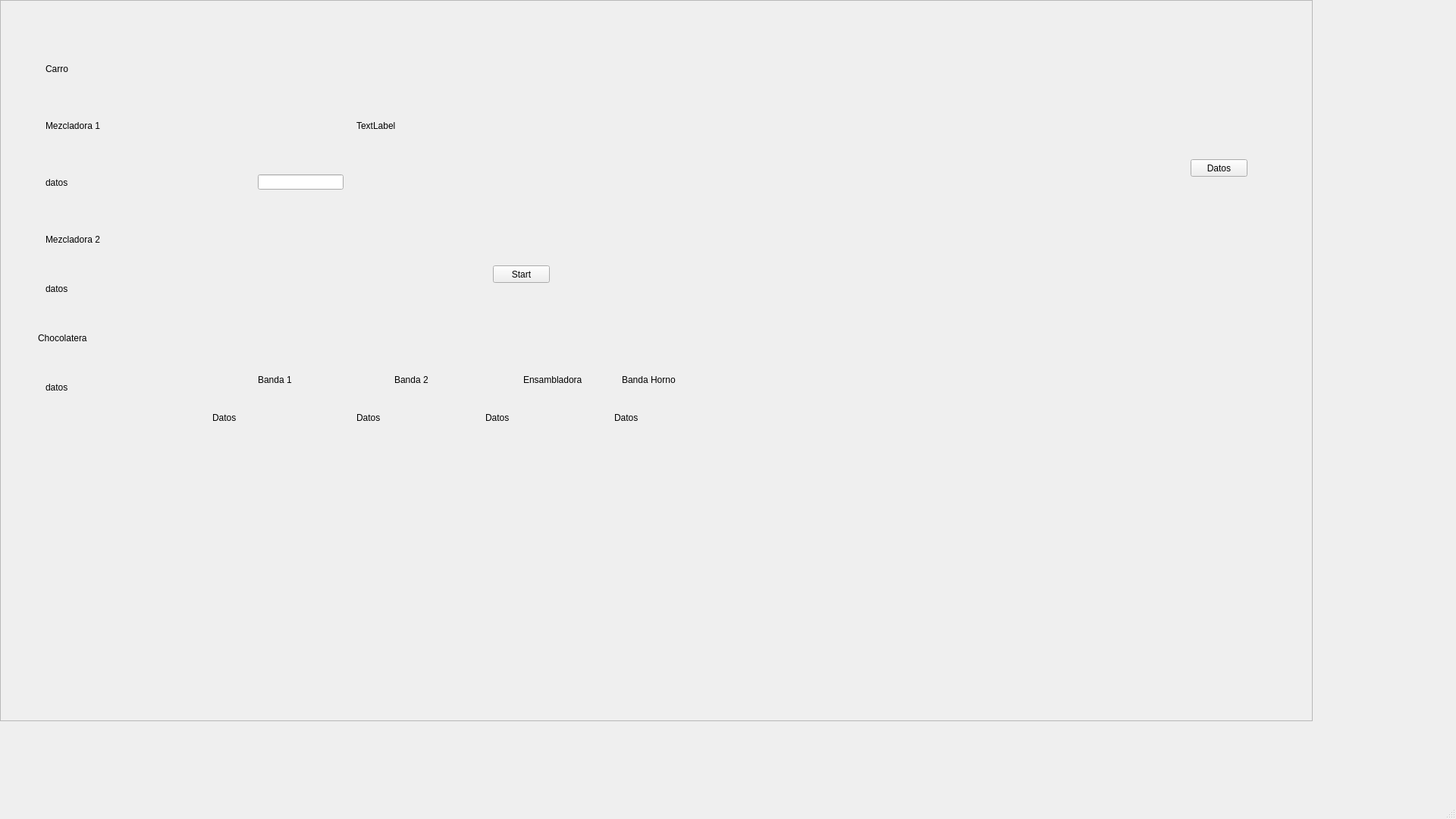
<?xml version="1.0" encoding="UTF-8"?>
<ui version="4.0">
 <class>MainWindow</class>
 <widget class="QMainWindow" name="MainWindow">
  <property name="geometry">
   <rect>
    <x>0</x>
    <y>0</y>
    <width>1920</width>
    <height>1080</height>
   </rect>
  </property>
  <property name="windowTitle">
   <string>MainWindow</string>
  </property>
  <widget class="QWidget" name="centralwidget">
   <widget class="QStackedWidget" name="contentPanel">
    <property name="geometry">
     <rect>
      <x>0</x>
      <y>0</y>
      <width>1920</width>
      <height>1080</height>
     </rect>
    </property>
    <property name="styleSheet">
     <string notr="true">this-&gt;setStyleSheet(&quot;background-color: rgb(255, 255, 255);&quot;);</string>
    </property>
    <property name="currentIndex">
     <number>0</number>
    </property>
    <widget class="QWidget" name="factoryPage">
     <widget class="QFrame" name="factoryPanel">
      <property name="geometry">
       <rect>
        <x>0</x>
        <y>0</y>
        <width>1731</width>
        <height>951</height>
       </rect>
      </property>
      <property name="frameShape">
       <enum>QFrame::StyledPanel</enum>
      </property>
      <property name="frameShadow">
       <enum>QFrame::Raised</enum>
      </property>
      <widget class="QLabel" name="lbMachine1">
       <property name="geometry">
        <rect>
         <x>60</x>
         <y>120</y>
         <width>301</width>
         <height>91</height>
        </rect>
       </property>
       <property name="text">
        <string>Mezcladora 1</string>
       </property>
      </widget>
      <widget class="QLabel" name="lbCarro">
       <property name="geometry">
        <rect>
         <x>60</x>
         <y>40</y>
         <width>371</width>
         <height>101</height>
        </rect>
       </property>
       <property name="text">
        <string>Carro</string>
       </property>
      </widget>
      <widget class="QLabel" name="lbMachine3">
       <property name="geometry">
        <rect>
         <x>50</x>
         <y>410</y>
         <width>421</width>
         <height>71</height>
        </rect>
       </property>
       <property name="text">
        <string>Chocolatera</string>
       </property>
      </widget>
      <widget class="QLabel" name="lbMachine2">
       <property name="geometry">
        <rect>
         <x>60</x>
         <y>280</y>
         <width>341</width>
         <height>71</height>
        </rect>
       </property>
       <property name="text">
        <string>Mezcladora 2</string>
       </property>
      </widget>
      <widget class="QPushButton" name="btnIniciar">
       <property name="geometry">
        <rect>
         <x>650</x>
         <y>350</y>
         <width>75</width>
         <height>23</height>
        </rect>
       </property>
       <property name="text">
        <string>Start</string>
       </property>
      </widget>
      <widget class="QLineEdit" name="lineEdit">
       <property name="geometry">
        <rect>
         <x>340</x>
         <y>230</y>
         <width>113</width>
         <height>20</height>
        </rect>
       </property>
      </widget>
      <widget class="QLabel" name="lbCola">
       <property name="geometry">
        <rect>
         <x>470</x>
         <y>40</y>
         <width>311</width>
         <height>251</height>
        </rect>
       </property>
       <property name="text">
        <string>TextLabel</string>
       </property>
      </widget>
      <widget class="QLabel" name="lbDatosMachine2">
       <property name="geometry">
        <rect>
         <x>60</x>
         <y>340</y>
         <width>311</width>
         <height>81</height>
        </rect>
       </property>
       <property name="text">
        <string>datos</string>
       </property>
      </widget>
      <widget class="QLabel" name="lbDatosMachine1">
       <property name="geometry">
        <rect>
         <x>60</x>
         <y>200</y>
         <width>311</width>
         <height>81</height>
        </rect>
       </property>
       <property name="text">
        <string>datos</string>
       </property>
      </widget>
      <widget class="QLabel" name="lbDatosMachine3">
       <property name="geometry">
        <rect>
         <x>60</x>
         <y>470</y>
         <width>311</width>
         <height>81</height>
        </rect>
       </property>
       <property name="text">
        <string>datos</string>
       </property>
      </widget>
      <widget class="QPushButton" name="btnGotoDatos">
       <property name="geometry">
        <rect>
         <x>1570</x>
         <y>210</y>
         <width>75</width>
         <height>23</height>
        </rect>
       </property>
       <property name="text">
        <string>Datos</string>
       </property>
      </widget>
      <widget class="QLabel" name="lbNameBanda1">
       <property name="geometry">
        <rect>
         <x>340</x>
         <y>480</y>
         <width>91</width>
         <height>41</height>
        </rect>
       </property>
       <property name="text">
        <string>Banda 1</string>
       </property>
      </widget>
      <widget class="QLabel" name="lbNameBanda2">
       <property name="geometry">
        <rect>
         <x>520</x>
         <y>480</y>
         <width>91</width>
         <height>41</height>
        </rect>
       </property>
       <property name="text">
        <string>Banda 2</string>
       </property>
      </widget>
      <widget class="QLabel" name="lbDatosBanda1">
       <property name="geometry">
        <rect>
         <x>280</x>
         <y>530</y>
         <width>151</width>
         <height>41</height>
        </rect>
       </property>
       <property name="text">
        <string>Datos</string>
       </property>
      </widget>
      <widget class="QLabel" name="lbDatosBanda2">
       <property name="geometry">
        <rect>
         <x>470</x>
         <y>530</y>
         <width>141</width>
         <height>41</height>
        </rect>
       </property>
       <property name="text">
        <string>Datos</string>
       </property>
      </widget>
      <widget class="QLabel" name="lbNameBanda1_2">
       <property name="geometry">
        <rect>
         <x>690</x>
         <y>480</y>
         <width>91</width>
         <height>41</height>
        </rect>
       </property>
       <property name="text">
        <string>Ensambladora</string>
       </property>
      </widget>
      <widget class="QLabel" name="lbDatosEnsambladora">
       <property name="geometry">
        <rect>
         <x>640</x>
         <y>530</y>
         <width>141</width>
         <height>41</height>
        </rect>
       </property>
       <property name="text">
        <string>Datos</string>
       </property>
      </widget>
      <widget class="QLabel" name="lbDatosBandaHorno">
       <property name="geometry">
        <rect>
         <x>810</x>
         <y>530</y>
         <width>151</width>
         <height>41</height>
        </rect>
       </property>
       <property name="text">
        <string>Datos</string>
       </property>
      </widget>
      <widget class="QLabel" name="lbNameBandaHorno">
       <property name="geometry">
        <rect>
         <x>820</x>
         <y>480</y>
         <width>91</width>
         <height>41</height>
        </rect>
       </property>
       <property name="text">
        <string>Banda Horno</string>
       </property>
      </widget>
     </widget>
    </widget>
    <widget class="QWidget" name="dataPage">
     <widget class="QFrame" name="dataPanel">
      <property name="geometry">
       <rect>
        <x>0</x>
        <y>0</y>
        <width>1921</width>
        <height>1061</height>
       </rect>
      </property>
      <property name="frameShape">
       <enum>QFrame::StyledPanel</enum>
      </property>
      <property name="frameShadow">
       <enum>QFrame::Raised</enum>
      </property>
      <widget class="QLineEdit" name="txtCapacidadCar">
       <property name="geometry">
        <rect>
         <x>120</x>
         <y>60</y>
         <width>191</width>
         <height>21</height>
        </rect>
       </property>
       <property name="font">
        <font>
         <family>Roboto</family>
         <pointsize>12</pointsize>
        </font>
       </property>
       <property name="text">
        <string>10</string>
       </property>
      </widget>
      <widget class="QLabel" name="label">
       <property name="geometry">
        <rect>
         <x>20</x>
         <y>10</y>
         <width>161</width>
         <height>31</height>
        </rect>
       </property>
       <property name="font">
        <font>
         <family>Roboto</family>
         <pointsize>16</pointsize>
        </font>
       </property>
       <property name="text">
        <string>Datos Del Carrito</string>
       </property>
      </widget>
      <widget class="QLabel" name="label_2">
       <property name="geometry">
        <rect>
         <x>20</x>
         <y>60</y>
         <width>91</width>
         <height>31</height>
        </rect>
       </property>
       <property name="font">
        <font>
         <family>Roboto</family>
         <pointsize>12</pointsize>
        </font>
       </property>
       <property name="text">
        <string>Capacidad:</string>
       </property>
      </widget>
      <widget class="QLineEdit" name="txtDurationCar">
       <property name="geometry">
        <rect>
         <x>120</x>
         <y>120</y>
         <width>191</width>
         <height>21</height>
        </rect>
       </property>
       <property name="font">
        <font>
         <family>Roboto</family>
         <pointsize>12</pointsize>
        </font>
       </property>
       <property name="text">
        <string>5</string>
       </property>
      </widget>
      <widget class="QLabel" name="label_4">
       <property name="geometry">
        <rect>
         <x>20</x>
         <y>120</y>
         <width>91</width>
         <height>31</height>
        </rect>
       </property>
       <property name="font">
        <font>
         <family>Roboto</family>
         <pointsize>12</pointsize>
        </font>
       </property>
       <property name="text">
        <string>Duración:</string>
       </property>
      </widget>
      <widget class="QLabel" name="label_5">
       <property name="geometry">
        <rect>
         <x>350</x>
         <y>110</y>
         <width>91</width>
         <height>31</height>
        </rect>
       </property>
       <property name="font">
        <font>
         <family>Roboto</family>
         <pointsize>12</pointsize>
        </font>
       </property>
       <property name="text">
        <string>Duración:</string>
       </property>
      </widget>
      <widget class="QLineEdit" name="txtDurationMecladora1">
       <property name="geometry">
        <rect>
         <x>460</x>
         <y>110</y>
         <width>191</width>
         <height>21</height>
        </rect>
       </property>
       <property name="font">
        <font>
         <family>Roboto</family>
         <pointsize>12</pointsize>
        </font>
       </property>
       <property name="text">
        <string>15</string>
       </property>
      </widget>
      <widget class="QLabel" name="label_6">
       <property name="geometry">
        <rect>
         <x>350</x>
         <y>80</y>
         <width>91</width>
         <height>31</height>
        </rect>
       </property>
       <property name="font">
        <font>
         <family>Roboto</family>
         <pointsize>12</pointsize>
        </font>
       </property>
       <property name="text">
        <string>Máximo:</string>
       </property>
      </widget>
      <widget class="QLineEdit" name="txtMinMezcladora1">
       <property name="geometry">
        <rect>
         <x>460</x>
         <y>50</y>
         <width>191</width>
         <height>21</height>
        </rect>
       </property>
       <property name="font">
        <font>
         <family>Roboto</family>
         <pointsize>12</pointsize>
        </font>
       </property>
       <property name="text">
        <string>20</string>
       </property>
      </widget>
      <widget class="QLineEdit" name="txtMaxMecladora1">
       <property name="geometry">
        <rect>
         <x>460</x>
         <y>80</y>
         <width>191</width>
         <height>21</height>
        </rect>
       </property>
       <property name="font">
        <font>
         <family>Roboto</family>
         <pointsize>12</pointsize>
        </font>
       </property>
       <property name="text">
        <string>45</string>
       </property>
      </widget>
      <widget class="QLabel" name="label_7">
       <property name="geometry">
        <rect>
         <x>350</x>
         <y>50</y>
         <width>91</width>
         <height>31</height>
        </rect>
       </property>
       <property name="font">
        <font>
         <family>Roboto</family>
         <pointsize>12</pointsize>
        </font>
       </property>
       <property name="text">
        <string>Mínimo: </string>
       </property>
      </widget>
      <widget class="QLabel" name="label_8">
       <property name="geometry">
        <rect>
         <x>350</x>
         <y>10</y>
         <width>221</width>
         <height>31</height>
        </rect>
       </property>
       <property name="font">
        <font>
         <family>Roboto</family>
         <pointsize>16</pointsize>
        </font>
       </property>
       <property name="text">
        <string>Datos Mezcladora 1</string>
       </property>
      </widget>
      <widget class="QLabel" name="label_9">
       <property name="geometry">
        <rect>
         <x>350</x>
         <y>140</y>
         <width>101</width>
         <height>31</height>
        </rect>
       </property>
       <property name="font">
        <font>
         <family>Roboto</family>
         <pointsize>12</pointsize>
        </font>
       </property>
       <property name="text">
        <string>Cant Procesar</string>
       </property>
      </widget>
      <widget class="QLineEdit" name="txtCantProcesarMezcladora1">
       <property name="geometry">
        <rect>
         <x>460</x>
         <y>140</y>
         <width>191</width>
         <height>21</height>
        </rect>
       </property>
       <property name="font">
        <font>
         <family>Roboto</family>
         <pointsize>12</pointsize>
        </font>
       </property>
       <property name="text">
        <string>10</string>
       </property>
      </widget>
      <widget class="QLineEdit" name="txtCantProcesarMezcladora2">
       <property name="geometry">
        <rect>
         <x>780</x>
         <y>140</y>
         <width>191</width>
         <height>21</height>
        </rect>
       </property>
       <property name="font">
        <font>
         <family>Roboto</family>
         <pointsize>12</pointsize>
        </font>
       </property>
       <property name="text">
        <string>5</string>
       </property>
      </widget>
      <widget class="QLabel" name="label_10">
       <property name="geometry">
        <rect>
         <x>670</x>
         <y>140</y>
         <width>101</width>
         <height>31</height>
        </rect>
       </property>
       <property name="font">
        <font>
         <family>Roboto</family>
         <pointsize>12</pointsize>
        </font>
       </property>
       <property name="text">
        <string>Cant Procesar</string>
       </property>
      </widget>
      <widget class="QLineEdit" name="txtMinMezcladora2">
       <property name="geometry">
        <rect>
         <x>780</x>
         <y>50</y>
         <width>191</width>
         <height>21</height>
        </rect>
       </property>
       <property name="font">
        <font>
         <family>Roboto</family>
         <pointsize>12</pointsize>
        </font>
       </property>
       <property name="text">
        <string>20</string>
       </property>
      </widget>
      <widget class="QLabel" name="label_11">
       <property name="geometry">
        <rect>
         <x>670</x>
         <y>80</y>
         <width>91</width>
         <height>31</height>
        </rect>
       </property>
       <property name="font">
        <font>
         <family>Roboto</family>
         <pointsize>12</pointsize>
        </font>
       </property>
       <property name="text">
        <string>Máximo:</string>
       </property>
      </widget>
      <widget class="QLabel" name="label_12">
       <property name="geometry">
        <rect>
         <x>670</x>
         <y>110</y>
         <width>91</width>
         <height>31</height>
        </rect>
       </property>
       <property name="font">
        <font>
         <family>Roboto</family>
         <pointsize>12</pointsize>
        </font>
       </property>
       <property name="text">
        <string>Duración:</string>
       </property>
      </widget>
      <widget class="QLineEdit" name="txtMaxMecladora2">
       <property name="geometry">
        <rect>
         <x>780</x>
         <y>80</y>
         <width>191</width>
         <height>21</height>
        </rect>
       </property>
       <property name="font">
        <font>
         <family>Roboto</family>
         <pointsize>12</pointsize>
        </font>
       </property>
       <property name="text">
        <string>50</string>
       </property>
      </widget>
      <widget class="QLabel" name="label_13">
       <property name="geometry">
        <rect>
         <x>670</x>
         <y>50</y>
         <width>91</width>
         <height>31</height>
        </rect>
       </property>
       <property name="font">
        <font>
         <family>Roboto</family>
         <pointsize>12</pointsize>
        </font>
       </property>
       <property name="text">
        <string>Mínimo: </string>
       </property>
      </widget>
      <widget class="QLabel" name="label_14">
       <property name="geometry">
        <rect>
         <x>670</x>
         <y>10</y>
         <width>221</width>
         <height>31</height>
        </rect>
       </property>
       <property name="font">
        <font>
         <family>Roboto</family>
         <pointsize>16</pointsize>
        </font>
       </property>
       <property name="text">
        <string>Datos Mezcladora 2</string>
       </property>
      </widget>
      <widget class="QLineEdit" name="txttDurationMecladora2">
       <property name="geometry">
        <rect>
         <x>780</x>
         <y>110</y>
         <width>191</width>
         <height>21</height>
        </rect>
       </property>
       <property name="font">
        <font>
         <family>Roboto</family>
         <pointsize>12</pointsize>
        </font>
       </property>
       <property name="text">
        <string>10</string>
       </property>
      </widget>
      <widget class="QLineEdit" name="txtCantProcesarChocolatera">
       <property name="geometry">
        <rect>
         <x>1100</x>
         <y>140</y>
         <width>191</width>
         <height>21</height>
        </rect>
       </property>
       <property name="font">
        <font>
         <family>Roboto</family>
         <pointsize>12</pointsize>
        </font>
       </property>
       <property name="text">
        <string>20</string>
       </property>
      </widget>
      <widget class="QLabel" name="label_15">
       <property name="geometry">
        <rect>
         <x>990</x>
         <y>140</y>
         <width>101</width>
         <height>31</height>
        </rect>
       </property>
       <property name="font">
        <font>
         <family>Roboto</family>
         <pointsize>12</pointsize>
        </font>
       </property>
       <property name="text">
        <string>Cant Procesar</string>
       </property>
      </widget>
      <widget class="QLineEdit" name="txtMinChocolatera">
       <property name="geometry">
        <rect>
         <x>1100</x>
         <y>50</y>
         <width>191</width>
         <height>21</height>
        </rect>
       </property>
       <property name="font">
        <font>
         <family>Roboto</family>
         <pointsize>12</pointsize>
        </font>
       </property>
       <property name="text">
        <string>50</string>
       </property>
      </widget>
      <widget class="QLabel" name="label_16">
       <property name="geometry">
        <rect>
         <x>990</x>
         <y>80</y>
         <width>91</width>
         <height>31</height>
        </rect>
       </property>
       <property name="font">
        <font>
         <family>Roboto</family>
         <pointsize>12</pointsize>
        </font>
       </property>
       <property name="text">
        <string>Máximo:</string>
       </property>
      </widget>
      <widget class="QLabel" name="label_17">
       <property name="geometry">
        <rect>
         <x>990</x>
         <y>110</y>
         <width>91</width>
         <height>31</height>
        </rect>
       </property>
       <property name="font">
        <font>
         <family>Roboto</family>
         <pointsize>12</pointsize>
        </font>
       </property>
       <property name="text">
        <string>Duración:</string>
       </property>
      </widget>
      <widget class="QLineEdit" name="txtMaxChocolatera">
       <property name="geometry">
        <rect>
         <x>1100</x>
         <y>80</y>
         <width>191</width>
         <height>21</height>
        </rect>
       </property>
       <property name="font">
        <font>
         <family>Roboto</family>
         <pointsize>12</pointsize>
        </font>
       </property>
       <property name="text">
        <string>60</string>
       </property>
      </widget>
      <widget class="QLabel" name="label_18">
       <property name="geometry">
        <rect>
         <x>990</x>
         <y>50</y>
         <width>91</width>
         <height>31</height>
        </rect>
       </property>
       <property name="font">
        <font>
         <family>Roboto</family>
         <pointsize>12</pointsize>
        </font>
       </property>
       <property name="text">
        <string>Mínimo: </string>
       </property>
      </widget>
      <widget class="QLabel" name="label_19">
       <property name="geometry">
        <rect>
         <x>990</x>
         <y>10</y>
         <width>221</width>
         <height>31</height>
        </rect>
       </property>
       <property name="font">
        <font>
         <family>Roboto</family>
         <pointsize>16</pointsize>
        </font>
       </property>
       <property name="text">
        <string>Datos Chocolatera</string>
       </property>
      </widget>
      <widget class="QLineEdit" name="txtDurationChocolatera">
       <property name="geometry">
        <rect>
         <x>1100</x>
         <y>110</y>
         <width>191</width>
         <height>21</height>
        </rect>
       </property>
       <property name="font">
        <font>
         <family>Roboto</family>
         <pointsize>12</pointsize>
        </font>
       </property>
       <property name="text">
        <string>5</string>
       </property>
      </widget>
      <widget class="QPushButton" name="btnGotoSimulacion">
       <property name="geometry">
        <rect>
         <x>1080</x>
         <y>210</y>
         <width>75</width>
         <height>23</height>
        </rect>
       </property>
       <property name="text">
        <string>Ir a Simulacion</string>
       </property>
      </widget>
     </widget>
    </widget>
   </widget>
  </widget>
  <widget class="QMenuBar" name="menubar">
   <property name="geometry">
    <rect>
     <x>0</x>
     <y>0</y>
     <width>1920</width>
     <height>20</height>
    </rect>
   </property>
  </widget>
  <widget class="QStatusBar" name="statusbar"/>
 </widget>
 <resources/>
 <connections/>
</ui>
